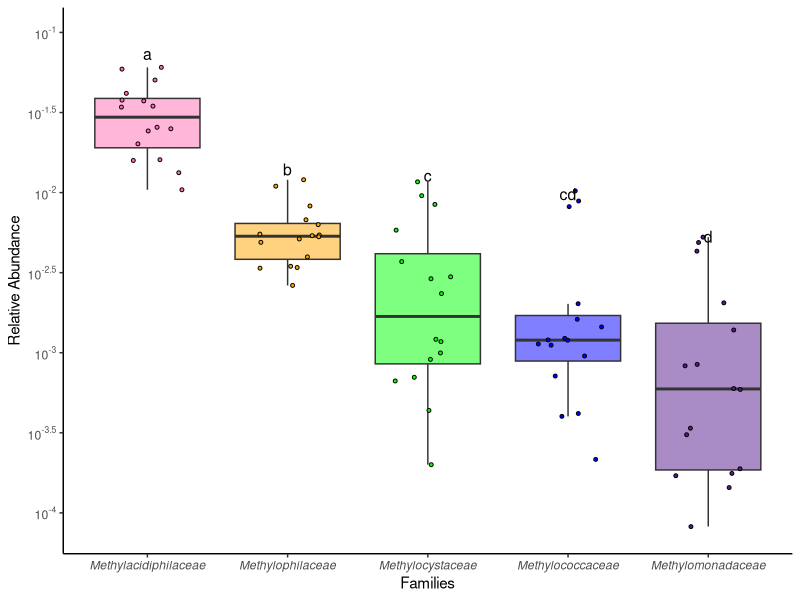

Generate this figure with R:
library(ggplot2)
library(ggtext)
library(scales)
library(ggsignif)
library(multcompView)
library(tidyverse)
library(dplyr)


All_16S <- read.csv(file = "16S_all.csv",header = TRUE)
T0_16S <- All_16S[All_16S$Time==0,]

Mco <- log10(T0_16S$Methylococcaceae)
Mm <- log10(T0_16S$Methylomonadaceae)
Mcy <- log10(T0_16S$Methylocystaceae)
Ma <- log10(T0_16S$Methylacidiphilaceae)
Mp <- log10(T0_16S$Methylophilaceae)

rel_abund <- c(Ma,Mp,Mcy,Mco,Mm)

families <- c(rep(c("Methylacidiphilaceae"),16,each=1),
              rep(c("Methylophilaceae"),16,each=1),
              rep(c("Methylocystaceae"),16,each=1),
              rep(c("Methylococcaceae"),16,each=1),
              rep(c("Methylomonadaceae"),16,each=1))

abundances <- data.frame(families,rel_abund)
colnames(abundances) <- c("groups","abund")
abundances$groups <- factor(abundances$groups , levels=c("Methylacidiphilaceae",
                                                         "Methylophilaceae", 
                                                         "Methylocystaceae",
                                                         "Methylococcaceae",
                                                         "Methylomonadaceae"))


res.aov <- aov(abund ~ groups, data = abundances)
summary(res.aov)
TukeyHSD(res.aov)
#                                             diff         lwr         upr     p adj
#Methylococcaceae-Methylacidiphilaceae  -1.3034356 -1.72495462 -0.88191656 0.0000000
#Methylocystaceae-Methylacidiphilaceae  -1.1750697 -1.59658870 -0.75355064 0.0000000
#Methylomonadaceae-Methylacidiphilaceae -1.6503418 -2.07186084 -1.22882278 0.0000000
#Methylophilaceae-Methylacidiphilaceae  -0.7202440 -1.14176305 -0.29872499 0.0000831
#Methylocystaceae-Methylococcaceae       0.1283659 -0.29315311  0.54988495 0.9134649
#Methylomonadaceae-Methylococcaceae     -0.3469062 -0.76842525  0.07461281 0.1561955
#Methylophilaceae-Methylococcaceae       0.5831916  0.16167254  1.00471060 0.0021099
#Methylomonadaceae-Methylocystaceae     -0.4752721 -0.89679117 -0.05375311 0.0191986
#Methylophilaceae-Methylocystaceae       0.4548257  0.03330662  0.87634468 0.0279748
#Methylophilaceae-Methylomonadaceae      0.9300978  0.50857876  1.35161682 0.0000003


tukey_results <- TukeyHSD(res.aov)
letters_tukey <- data.frame(multcompLetters2(formula = abund ~ groups, data = abundances,
                                            x = tukey_results$groups[,4])$Letters)
colnames(letters_tukey)[1] <- "Letter"
letters_tukey$Groups <- rownames(letters_tukey)
rownames(letters_tukey) <- NULL

placement <- abundances %>% 
  group_by(groups) %>%
  summarise(quantile(abund)[4])

colnames(placement)[2] <- "Placement.Value"
colnames(placement)[1] <- "Groups"
letters_tukey <- left_join(letters_tukey, placement)

letters_tukey[,3] <- 10^(letters_tukey[,3])


########
# Plot #
########

set.seed(11)
abund_plot <- ggplot(abundances, aes(x=groups, y=10^(abund)), color = black) + #put color= groups in aes for edges
  labs(y = "Relative Abundance", x = "Families") +
  geom_boxplot(outlier.shape = NA, aes(fill=groups), alpha = 0.5) +
  scale_y_continuous(trans = "log10", breaks = trans_breaks("log10", function(x) 10^x),
                     labels = trans_format("log10", math_format(10^.x)),
                     limits = 10^c(-4.1,-1)) +
  geom_jitter(size=1, shape=21, alpha=1, aes(fill=groups),position = position_jitter(0.25)) + #alpha is 0.5 for most versions
  #geom_jitter(size=1, pch=21, alpha=1, aes(color=groups),position = position_jitter(0.25)) +
  geom_text(data = letters_tukey, aes(x = Groups, y = Placement.Value, label = Letter), 
            size = 4, color = "black", vjust = c(-3.2,-4,-6,-9.6,-6.7)) +
  scale_color_manual(values = c("hotpink1","orange","green","blue","purple4"),
                     breaks = c("Methylacidiphilaceae","Methylophilaceae",
                                "Methylocystaceae","Methylococcaceae",
                                "Methylomonadaceae")) + guides(color = "none", fill = "none") +
  scale_fill_manual(values = c("hotpink1","orange","green","blue","purple4"),
                     breaks = c("Methylacidiphilaceae","Methylophilaceae",
                                "Methylocystaceae","Methylococcaceae",
                                "Methylomonadaceae")) + 
  theme_classic() + theme(axis.text.x.bottom = element_text(face = "italic"))

abund_plot


############
## Means  ##
############

#Since data are log10-transformed, the means will be back-transformed to correct units. 

10^(mean(Mco)) #0.001389472
10^(mean(Mm)) #0.0006250916
10^(mean(Mcy)) #0.001867307
10^(mean(Ma)) #0.0279438
10^(mean(Mp)) #0.005321591
